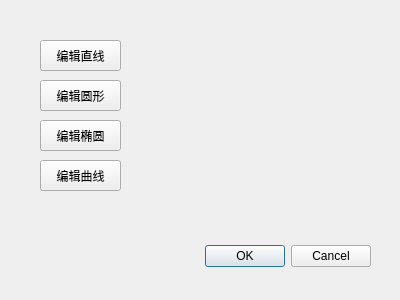
<?xml version="1.0" encoding="UTF-8"?>
<ui version="4.0">
 <class>editDialog</class>
 <widget class="QDialog" name="editDialog">
  <property name="geometry">
   <rect>
    <x>0</x>
    <y>0</y>
    <width>400</width>
    <height>300</height>
   </rect>
  </property>
  <property name="windowTitle">
   <string>Dialog</string>
  </property>
  <widget class="QDialogButtonBox" name="buttonBox">
   <property name="geometry">
    <rect>
     <x>30</x>
     <y>240</y>
     <width>341</width>
     <height>32</height>
    </rect>
   </property>
   <property name="orientation">
    <enum>Qt::Horizontal</enum>
   </property>
   <property name="standardButtons">
    <set>QDialogButtonBox::Cancel|QDialogButtonBox::Ok</set>
   </property>
  </widget>
  <widget class="QPushButton" name="pushButton">
   <property name="geometry">
    <rect>
     <x>40</x>
     <y>40</y>
     <width>81</width>
     <height>31</height>
    </rect>
   </property>
   <property name="text">
    <string>编辑直线</string>
   </property>
  </widget>
  <widget class="QPushButton" name="pushButton_2">
   <property name="geometry">
    <rect>
     <x>40</x>
     <y>80</y>
     <width>81</width>
     <height>31</height>
    </rect>
   </property>
   <property name="text">
    <string>编辑圆形</string>
   </property>
  </widget>
  <widget class="QPushButton" name="pushButton_3">
   <property name="geometry">
    <rect>
     <x>40</x>
     <y>120</y>
     <width>81</width>
     <height>31</height>
    </rect>
   </property>
   <property name="text">
    <string>编辑椭圆</string>
   </property>
  </widget>
  <widget class="QPushButton" name="pushButton_4">
   <property name="geometry">
    <rect>
     <x>40</x>
     <y>160</y>
     <width>81</width>
     <height>31</height>
    </rect>
   </property>
   <property name="text">
    <string>编辑曲线</string>
   </property>
  </widget>
 </widget>
 <resources/>
 <connections>
  <connection>
   <sender>buttonBox</sender>
   <signal>accepted()</signal>
   <receiver>editDialog</receiver>
   <slot>accept()</slot>
   <hints>
    <hint type="sourcelabel">
     <x>248</x>
     <y>254</y>
    </hint>
    <hint type="destinationlabel">
     <x>157</x>
     <y>274</y>
    </hint>
   </hints>
  </connection>
  <connection>
   <sender>buttonBox</sender>
   <signal>rejected()</signal>
   <receiver>editDialog</receiver>
   <slot>reject()</slot>
   <hints>
    <hint type="sourcelabel">
     <x>316</x>
     <y>260</y>
    </hint>
    <hint type="destinationlabel">
     <x>286</x>
     <y>274</y>
    </hint>
   </hints>
  </connection>
 </connections>
</ui>
